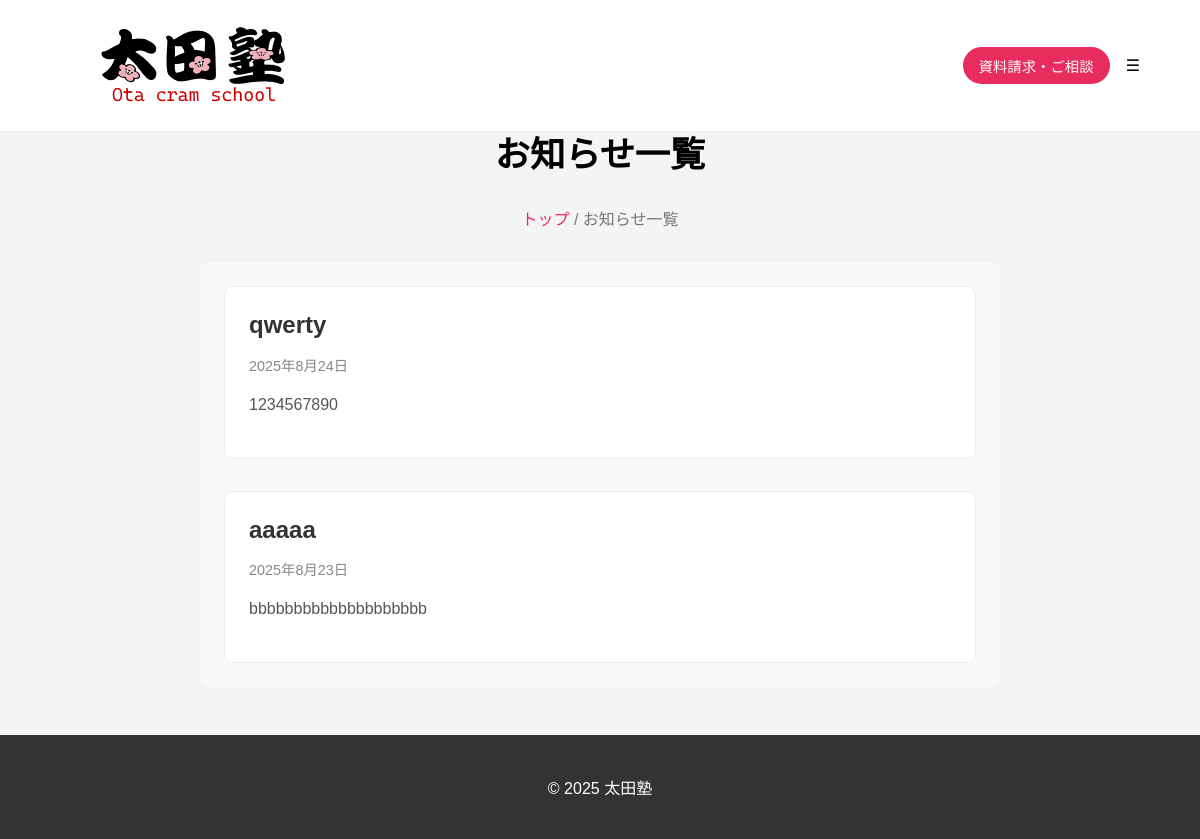
/blog/, run on an earlier commit of the app's database.
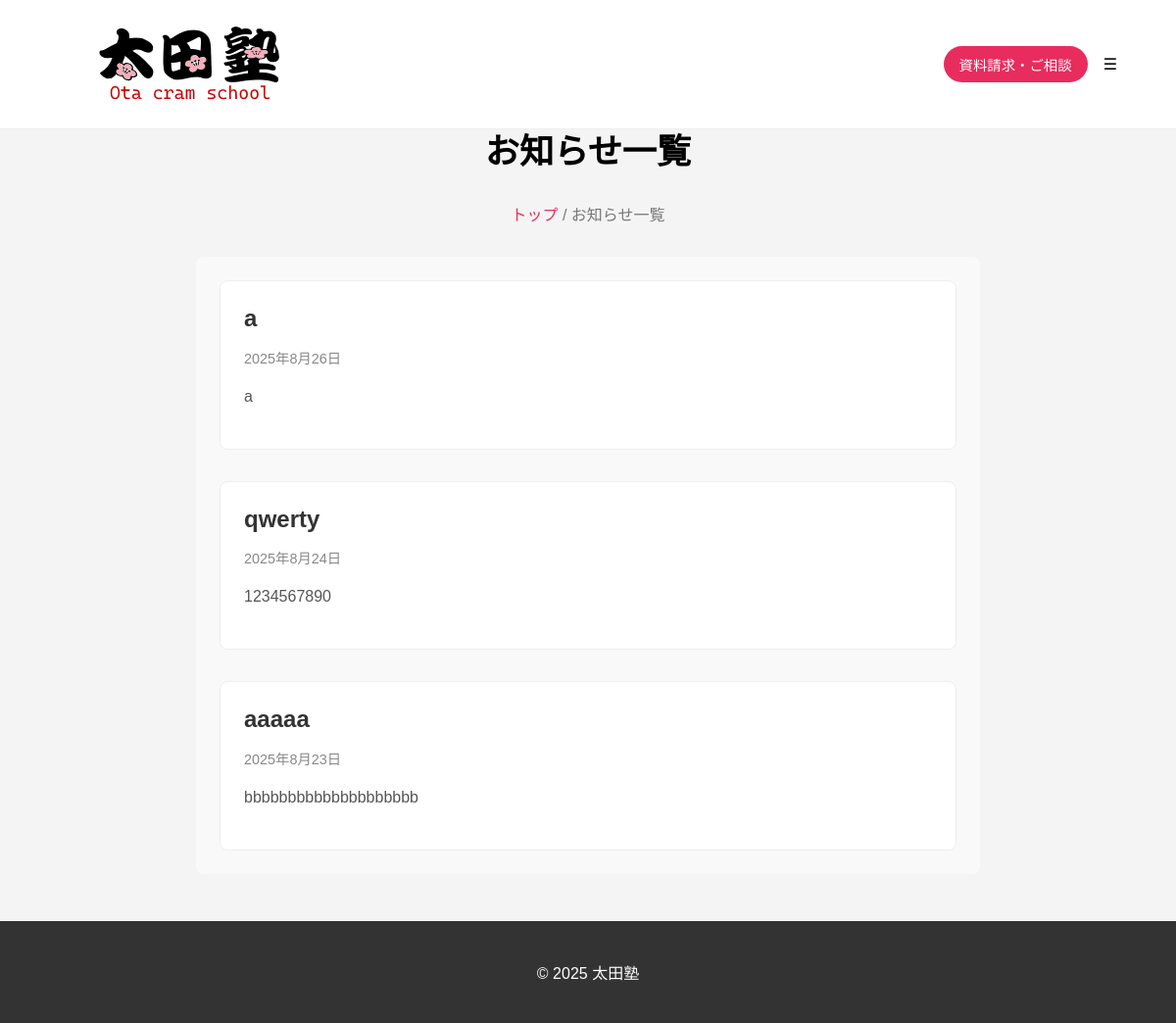
And on a later commit of the database.
### blog/models.py (models this page shows, shortened)
class Post(models.Model):
    title = models.CharField("タイトル", max_length=200)
    content = models.TextField("本文")
    published_date = models.DateTimeField("公開日", default=timezone.now)

### blog/views.py (the view)
# urls.py: path('', views.PostListView.as_view(), name='post_list'),
class PostListView(ListView):
    model = Post
    template_name = 'blog/post_list.html'
    ordering = ['-published_date'] # 新しい順に並べる

### blog/templates/blog/post_list.html (shortened to what this page needs)
{% extends "base.html" %}
{% load static %}
{% block content %}
<h2 class="page-title">お知らせ一覧</h2>
<p class="breadcrumb"><a href="{% url 'homepage:index' %}">トップ</a> / お知らせ一覧</p>
<section class="content-section">
    <div class="card-container">
        {% for post in object_list %}
        <div class="card post-card">
            <h3 class="post-card-title">
                <a href="{% url 'blog:post_detail' post.pk %}">{{ post.title }}</a>
            </h3>
            <p class="post-card-date">{{ post.published_date|date:"Y年n月j日" }}</p>
            <p class="post-card-excerpt">{{ post.content|truncatechars:100 }}</p>
        </div>
        {% endfor %}
    </div>
</section>
{% endblock %}

### templates/base.html (shortened to what this page needs)
<!DOCTYPE html>
<html lang="ja">
<head>
    {% load static %}
    <link rel="stylesheet" href="{% static 'css/style.css' %}">
</head>
<body>
<header>
    <div class="header-container">  <a href="{% url 'homepage:index' %}">
            <img src="{% static 'images/logo.png' %}" alt="太田塾 ロゴ" class="logo">
        </a>
        <div class="right-area">
            <a href="{% url 'contact:index' %}" class="contact-btn">資料請求・ご相談</a>
            <div class="menu-btn" aria-label="メニューを開く">&#9776;</div>
        </div>
    </div>  </header>
    <main>
        {% block content %}
        {% endblock %}
    </main>
    <footer>
        <p>&copy; 2025 太田塾</p>
    </footer>
</body>
</html>

### static/css/style.css (style rules this page uses)
body { font-family: sans-serif; margin: 0; padding: 0; background: #f4f4f4; }
header { background: white; padding: 1rem 5%; position: fixed; top: 0; left: 0; width: 100%; box-sizing: border-box; z-index: 999; border-bottom: 1px solid #eee; }
.header-container { width: 100%; max-width: 1200px; margin: 0 auto; display: flex; justify-content: space-between; align-items: center; }
.right-area { display: flex; align-items: center; gap: 1rem; }
.contact-btn { background: #e82c5e; color: white; padding: 0.5rem 1rem; border-radius: 20px; text-decoration: none; font-size: 0.9rem; white-space: nowrap; transition: opacity 0.2s; }
main { padding-top: 110px; }
.menu-btn { cursor: pointer; }
.page-title { text-align: center; margin-top: 1rem; font-size: 2.2rem; }
.breadcrumb { text-align: center; margin-bottom: 2rem; color: #777; }
.breadcrumb a { color: #e82c5e; text-decoration: none; }
.content-section { max-width: 800px; margin: 2rem auto; padding: 0 1rem; }
.card { background: white; border-radius: 8px; padding: 1.5rem; border: 1px solid #eee; }
.card-container { background: #f9f9f9; padding: 1.5rem; border-radius: 8px; }
.post-card { margin-bottom: 2rem; }
.post-card:last-child { margin-bottom: 0; }
.post-card-title { margin-top: 0; margin-bottom: 0.5rem; font-size: 1.5rem; }
.post-card-title a { text-decoration: none; color: #333; }
.post-card-date { font-size: 0.9rem; color: #888; margin-bottom: 1rem; }
.post-card-excerpt { font-size: 1rem; color: #555; line-height: 1.7; }
footer { background: #333; color: white; text-align: center; padding: 1.5rem; margin-top: 3rem; }

What changed in the data, as far as the page shows it:
added Post: title "a", published_date "2025年8月26日", content "a"
